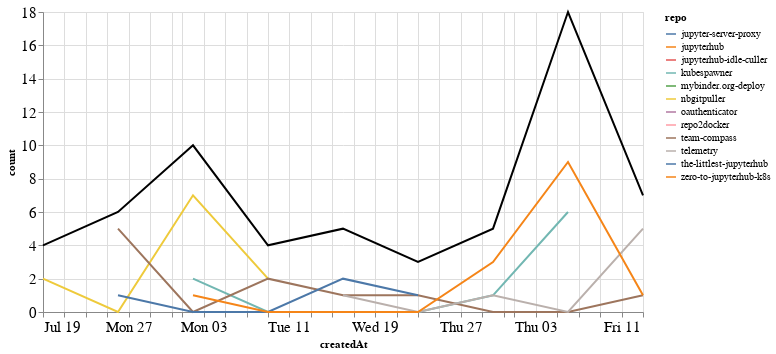

Source (notebook cell):
### Markdown cell above
## Comments

### Code cell
comments_time = comments.groupby('repo').resample('W', on='createdAt').count()['author'].reset_index()
comments_time = comments_time.rename(columns={'author': 'count'})
comments_time_total = comments_time.groupby('createdAt').agg({"count": "sum"}).reset_index()
ch1 = alt.Chart(comments_time, width=600).mark_line().encode(
    x='createdAt',
    y='count',
    color='repo',
    tooltip="repo"
)

ch2 = alt.Chart(comments_time_total, width=600).mark_line(color="black").encode(
    x='createdAt',
    y='count',
)

ch1 + ch2

### Figure 1 — Vega-Lite specification as saved in the notebook (floating-point values rounded to 4 significant figures)
{"config": {"axisLeft": {"labelFontSize": 15}, "axisBottom": {"labelFontSize": 15}}, "layer": [{"data": {"name": "data-469077a7099dc971f88606974b68277f"}, "mark": "line", "encoding": {"color": {"type": "nominal", "field": "repo"}, "tooltip": {"type": "nominal", "field": "repo"}, "x": {"type": "temporal", "field": "createdAt"}, "y": {"type": "quantitative", "field": "count"}}, "width": 600}, {"data": {"name": "data-cd61b18eee4c6bcbe742e35c0670bbf1"}, "mark": {"type": "line", "color": "black"}, "encoding": {"x": {"type": "temporal", "field": "createdAt"}, "y": {"type": "quantitative", "field": "count"}}, "width": 600}], "$schema": "https://vega.github.io/schema/vega-lite/v4.8.1.json", "datasets": {"data-469077a7099dc971f88606974b68277f": [{"repo": "jupyter-server-proxy", "createdAt": "2020-08-23T00:00:00", "count": 1}, {"repo": "jupyterhub", "createdAt": "2020-07-19T00:00:00", "count": 1}, {"repo": "jupyterhub-idle-culler", "createdAt": "2020-08-16T00:00:00", "count": 1}, {"repo": "kubespawner", "createdAt": "2020-08-02T00:00:00", "count": 2}, {"repo": "kubespawner", "createdAt": "2020-08-09T00:00:00", "count": 0}, {"repo": "kubespawner", "createdAt": "2020-08-16T00:00:00", "count": 0}, {"repo": "kubespawner", "createdAt": "2020-08-23T00:00:00", "count": 0}, {"repo": "kubespawner", "createdAt": "2020-08-30T00:00:00", "count": 1}, {"repo": "kubespawner", "createdAt": "2020-09-06T00:00:00", "count": 6}, {"repo": "mybinder.org-deploy", "createdAt": "2020-09-06T00:00:00", "count": 2}, {"repo": "nbgitpuller", "createdAt": "2020-07-19T00:00:00", "count": 2}, {"repo": "nbgitpuller", "createdAt": "2020-07-26T00:00:00", "count": 0}, {"repo": "nbgitpuller", "createdAt": "2020-08-02T00:00:00", "count": 7}, {"repo": "nbgitpuller", "createdAt": "2020-08-09T00:00:00", "count": 2}, {"repo": "oauthenticator", "createdAt": "2020-09-06T00:00:00", "count": 1}, {"repo": "repo2docker", "createdAt": "2020-07-19T00:00:00", "count": 1}, {"repo": "team-compass", "createdAt": "2020-07-26T00:00:00", "count": 5}, {"repo": "team-compass", "createdAt": "2020-08-02T00:00:00", "count": 0}, {"repo": "team-compass", "createdAt": "2020-08-09T00:00:00", "count": 2}, {"repo": "team-compass", "createdAt": "2020-08-16T00:00:00", "count": 1}, {"repo": "team-compass", "createdAt": "2020-08-23T00:00:00", "count": 1}, {"repo": "team-compass", "createdAt": "2020-08-30T00:00:00", "count": 0}, {"repo": "team-compass", "createdAt": "2020-09-06T00:00:00", "count": 0}, {"repo": "team-compass", "createdAt": "2020-09-13T00:00:00", "count": 1}, {"repo": "telemetry", "createdAt": "2020-08-16T00:00:00", "count": 1}, {"repo": "telemetry", "createdAt": "2020-08-23T00:00:00", "count": 0}, {"repo": "telemetry", "createdAt": "2020-08-30T00:00:00", "count": 1}, {"repo": "telemetry", "createdAt": "2020-09-06T00:00:00", "count": 0}, {"repo": "telemetry", "createdAt": "2020-09-13T00:00:00", "count": 5}, {"repo": "the-littlest-jupyterhub", "createdAt": "2020-07-26T00:00:00", "count": 1}, {"repo": "the-littlest-jupyterhub", "createdAt": "2020-08-02T00:00:00", "count": 0}, {"repo": "the-littlest-jupyterhub", "createdAt": "2020-08-09T00:00:00", "count": 0}, {"repo": "the-littlest-jupyterhub", "createdAt": "2020-08-16T00:00:00", "count": 2}, {"repo": "the-littlest-jupyterhub", "createdAt": "2020-08-23T00:00:00", "count": 1}, {"repo": "zero-to-jupyterhub-k8s", "createdAt": "2020-08-02T00:00:00", "count": 1}, {"repo": "zero-to-jupyterhub-k8s", "createdAt": "2020-08-09T00:00:00", "count": 0}, {"repo": "zero-to-jupyterhub-k8s", "createdAt": "2020-08-16T00:00:00", "count": 0}, {"repo": "zero-to-jupyterhub-k8s", "createdAt": "2020-08-23T00:00:00", "count": 0}, {"repo": "zero-to-jupyterhub-k8s", "createdAt": "2020-08-30T00:00:00", "count": 3}, {"repo": "zero-to-jupyterhub-k8s", "createdAt": "2020-09-06T00:00:00", "count": 9}, {"repo": "zero-to-jupyterhub-k8s", "createdAt": "2020-09-13T00:00:00", "count": 1}], "data-cd61b18eee4c6bcbe742e35c0670bbf1": [{"createdAt": "2020-07-19T00:00:00", "count": 4}, {"createdAt": "2020-07-26T00:00:00", "count": 6}, {"createdAt": "2020-08-02T00:00:00", "count": 10}, {"createdAt": "2020-08-09T00:00:00", "count": 4}, {"createdAt": "2020-08-16T00:00:00", "count": 5}, {"createdAt": "2020-08-23T00:00:00", "count": 3}, {"createdAt": "2020-08-30T00:00:00", "count": 5}, {"createdAt": "2020-09-06T00:00:00", "count": 18}, {"createdAt": "2020-09-13T00:00:00", "count": 7}]}}
